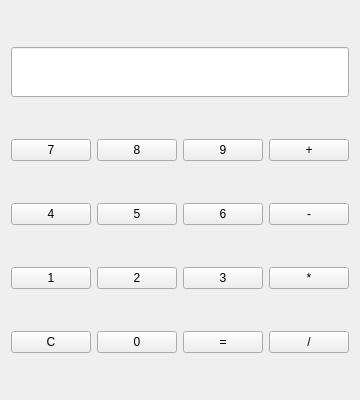
<?xml version="1.0" encoding="UTF-8"?>
<ui version="4.0">
 <class>Widget</class>
 <widget class="QWidget" name="Widget">
  <property name="geometry">
   <rect>
    <x>0</x>
    <y>0</y>
    <width>356</width>
    <height>400</height>
   </rect>
  </property>
  <property name="maximumSize">
   <size>
    <width>356</width>
    <height>400</height>
   </size>
  </property>
  <property name="windowTitle">
   <string>Calculatrice</string>
  </property>
  <layout class="QGridLayout" name="gridLayout">
   <item row="0" column="0" colspan="4">
    <widget class="QLineEdit" name="lineEditAfficheur">
     <property name="maximumSize">
      <size>
       <width>16777215</width>
       <height>50</height>
      </size>
     </property>
     <property name="font">
      <font>
       <pointsize>15</pointsize>
      </font>
     </property>
     <property name="styleSheet">
      <string notr="true">color: rgb(136, 138, 133);</string>
     </property>
     <property name="text">
      <string/>
     </property>
     <property name="alignment">
      <set>Qt::AlignRight|Qt::AlignTrailing|Qt::AlignVCenter</set>
     </property>
     <property name="readOnly">
      <bool>true</bool>
     </property>
    </widget>
   </item>
   <item row="1" column="0">
    <widget class="QPushButton" name="pushButton7">
     <property name="text">
      <string>7</string>
     </property>
    </widget>
   </item>
   <item row="1" column="1">
    <widget class="QPushButton" name="pushButton8">
     <property name="text">
      <string>8</string>
     </property>
    </widget>
   </item>
   <item row="1" column="2">
    <widget class="QPushButton" name="pushButton9">
     <property name="text">
      <string>9</string>
     </property>
    </widget>
   </item>
   <item row="1" column="3">
    <widget class="QPushButton" name="pushButtonPlus">
     <property name="text">
      <string>+</string>
     </property>
    </widget>
   </item>
   <item row="2" column="0">
    <widget class="QPushButton" name="pushButton4">
     <property name="text">
      <string>4</string>
     </property>
    </widget>
   </item>
   <item row="2" column="1">
    <widget class="QPushButton" name="pushButton5">
     <property name="text">
      <string>5</string>
     </property>
    </widget>
   </item>
   <item row="2" column="2">
    <widget class="QPushButton" name="pushButton6">
     <property name="text">
      <string>6</string>
     </property>
    </widget>
   </item>
   <item row="2" column="3">
    <widget class="QPushButton" name="pushButtonMoins">
     <property name="text">
      <string>-</string>
     </property>
    </widget>
   </item>
   <item row="3" column="0">
    <widget class="QPushButton" name="pushButton1">
     <property name="text">
      <string>1</string>
     </property>
    </widget>
   </item>
   <item row="3" column="1">
    <widget class="QPushButton" name="pushButton2">
     <property name="text">
      <string>2</string>
     </property>
    </widget>
   </item>
   <item row="3" column="2">
    <widget class="QPushButton" name="pushButton3">
     <property name="text">
      <string>3</string>
     </property>
    </widget>
   </item>
   <item row="3" column="3">
    <widget class="QPushButton" name="pushButtonMultiplier">
     <property name="text">
      <string>*</string>
     </property>
    </widget>
   </item>
   <item row="4" column="0">
    <widget class="QPushButton" name="pushButtonClear">
     <property name="text">
      <string>C</string>
     </property>
    </widget>
   </item>
   <item row="4" column="1">
    <widget class="QPushButton" name="pushButton0">
     <property name="text">
      <string>0</string>
     </property>
    </widget>
   </item>
   <item row="4" column="2">
    <widget class="QPushButton" name="pushButtonEgal">
     <property name="text">
      <string>=</string>
     </property>
    </widget>
   </item>
   <item row="4" column="3">
    <widget class="QPushButton" name="pushButtonDiviser">
     <property name="text">
      <string>/</string>
     </property>
    </widget>
   </item>
  </layout>
 </widget>
 <layoutdefault spacing="6" margin="11"/>
 <resources/>
 <connections/>
</ui>
